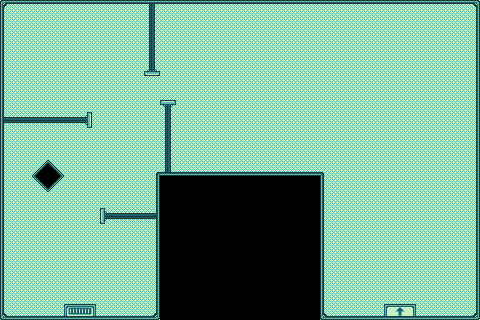

The image is a tile-based game level rendered from a .tmx file. Its description and source (layers, tilesets, objects; grid data summarised) follow:
An orthogonal 30x20 tile map with 16x16 px tiles, 4 tile layers (Background, Platform, Objects, Structures) and 15 objects (13x Collider, Fuel, Ship).

<map version="1.10" tiledversion="1.10.2" orientation="orthogonal" renderorder="right-down" width="30" height="20" tilewidth="16" tileheight="16" infinite="0" nextlayerid="7" nextobjectid="23">
 <editorsettings>
  <export target="../lvl1.scion" format="scion" />
 </editorsettings>
 <tileset firstgid="1" source="tileset_main.tsx" />
 <layer id="1" name="Background" width="30" height="20">
  <data>[600 cells, 510 non-empty, 5 distinct tile ids]</data>
 </layer>
 <layer id="3" name="Platform" width="30" height="20">
  <data>[600 cells, 4 non-empty, 4 distinct tile ids]</data>
 </layer>
 <layer id="6" name="Objects" width="30" height="20">
  <data>[600 cells, 20 non-empty, 6 distinct tile ids]</data>
 </layer>
 <layer id="2" name="Structures" width="30" height="20">
  <data>[600 cells, 118 non-empty, 14 distinct tile ids]</data>
 </layer>
 <objectgroup id="4" name="Colliders">
  <object id="2" name="Collider-left" type="Collider" x="0" y="0" width="4" height="320" />
  <object id="3" name="Collider-top" type="Collider" x="0" y="0" width="480" height="4" />
  <object id="4" name="Collider-bottom-left" type="Collider" x="4" y="316" width="156" height="4" />
  <object id="5" name="Collider-left-2" type="Collider" x="156" y="172" width="4" height="144" />
  <object id="6" name="Collider-bottom-center" type="Collider" x="160" y="172" width="160" height="4" />
  <object id="7" name="Collider-right-1" type="Collider" x="320" y="172" width="4" height="148" />
  <object id="8" name="Collider-bottom-right" type="Collider" x="324" y="316" width="156" height="4" />
  <object id="9" name="Collider-right" type="Collider" x="476" y="4" width="4" height="312" />
  <object id="13" name="Collider-los" type="Collider" x="48.4679" y="160.459">
   <polygon points="0,0 15.4582,15.2972 -0.161023,31.5605 -16.4243,16.1023 -1.28818,0" />
  </object>
  <object id="19" name="obstacle1" type="Collider" x="4.59078" y="117.524">
   <polygon points="0,0 82.2667,-0.367262 82.8176,-5.8762 87.2248,-5.50893 87.2248,10.6506 82.634,10.6506 82.634,6.05983 -0.183631,5.50893" />
  </object>
  <object id="20" name="obstacle2" type="Collider" x="159.943" y="100.079">
   <polygon points="0,0 15.7923,0.183631 15.9759,4.95804 11.2015,5.14167 10.8342,71.9834 5.14167,72.167 4.95804,5.14167 0.367262,5.14167" />
  </object>
  <object id="21" name="obstacle3" type="Collider" x="160.126" y="76.2069">
   <polygon points="0,0 0,-5.14167 -5.14167,-5.14167 -5.14167,-71.9834 -11.0179,-71.9834 -11.2015,-4.95804 -16.1595,-4.95804 -15.9759,0.183631" />
  </object>
  <object id="22" name="obstacle4" type="Collider" x="100.263" y="208.238">
   <polygon points="0,0 4.77441,0 4.77441,4.40715 55.6402,4.77441 55.8239,10.8342 4.77441,11.0179 4.77441,15.7923 0,15.7923" />
  </object>
 </objectgroup>
 <objectgroup id="5" name="Landing">
  <object id="11" name="Starter-platform" type="Fuel" x="64" y="304" width="32" height="12" />
  <object id="12" name="Ship" type="Ship" x="80" y="304">
   <point />
  </object>
 </objectgroup>
</map>